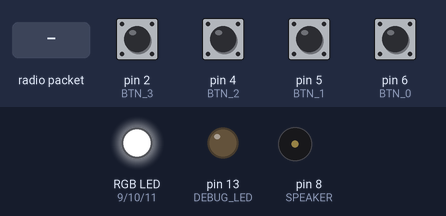
This sketch was run on a simulated Arduino Uno, built with avr-gcc and run on an emulated ATmega328P. Parts: an RGB LED mixed from three pins (HIGH = lit), output pins drawn as LEDs (lit = HIGH), buzzer (waves = sounding, pin HIGH). The test bench sets the inputs (shaded band); at power-on: pin 2 (BTN_3), pin 4 (BTN_2), pin 5 (BTN_1), pin 6 (BTN_0) HIGH. No radio packets arrive unless stated.

Above: at 1.2 s.
1.3 s: pin 4 (BTN_2) pulled LOW for 0.15 s
At 1.37 s:
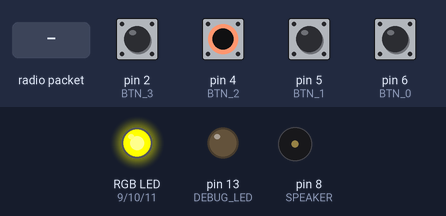
2.9 s: pin 5 (BTN_1) pulled LOW for 0.15 s
At 2.97 s:
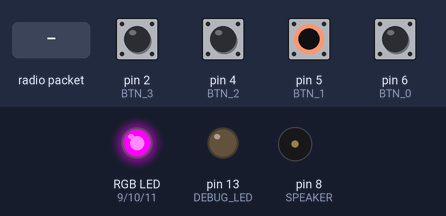
4.5 s: pin 6 (BTN_0) pulled LOW for 0.15 s
At 4.57 s:
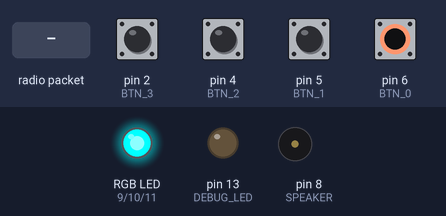
6.1 s: radio packet "1" arrives
At 6.5 s:
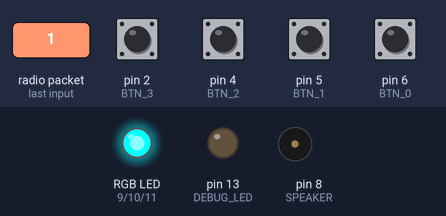
7.6 s: radio packet "0" arrives
At 8.8 s:
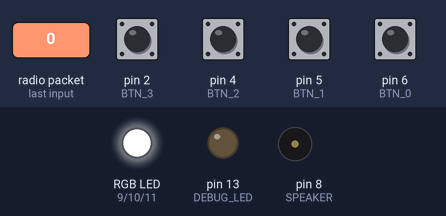
9.1 s: pin 4 (BTN_2) driven LOW and pin 5 (BTN_1) driven LOW
At 10.0 s:
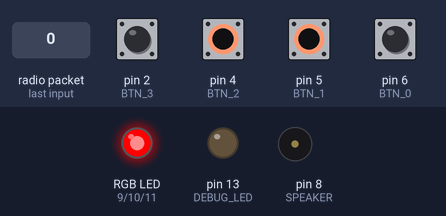
Timing chart, 0 to 11.6 s (numbered marks = the images above; inputs shaded):
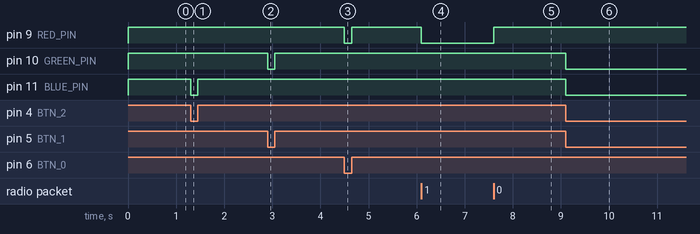

The sketch:

meshkristall.ino
```cpp
#include <VirtualWire.h>

#define DEBUG_LED 13
#define RED_PIN 9
#define GREEN_PIN 10
#define BLUE_PIN 11

#define TX_PIN 3
#define RX_PIN 12
#define TX_EN_PIN 7

#define BTN_0 6 // PCINT22
#define BTN_1 5 // PCINT21
#define BTN_2 4 // PCINT20
#define BTN_3 2 // PCINT18
#define SPEAKER 8


//-----------------------------
#define TX_PIN 3
#define RX_PIN 12
#define TX_EN_PIN 7
//-----------------------------

void setup() {
    // LED
    pinMode(DEBUG_LED, OUTPUT);
    pinMode(RED_PIN, OUTPUT);
    pinMode(GREEN_PIN, OUTPUT);
    pinMode(BLUE_PIN, OUTPUT);
    pinMode(SPEAKER, OUTPUT);

    set_rgb(0, 0, 0);
    digitalWrite(DEBUG_LED, LOW);

    // Buttons
    pinMode(BTN_0, INPUT);
    pinMode(BTN_1, INPUT);
    pinMode(BTN_2, INPUT);
    pinMode(BTN_3, INPUT);


    // Enable Pin Change Interrupts for Buttons
    cli();
    PCMSK2 |= _BV(PCINT22) | _BV(PCINT21) | _BV(PCINT20) | _BV(PCINT18);
    PCICR  |= _BV(PCIE2);

    // Initialise the IO and ISR
    vw_set_tx_pin(TX_PIN);
    vw_set_rx_pin(RX_PIN);
    vw_set_ptt_pin(TX_EN_PIN);
    vw_set_ptt_inverted(false); // Required for DR3100
    vw_setup(300);   // Bits per sec

    vw_rx_start();       // Start the receiver PLL running
    sei();
}

bool data_available = false;
uint8_t data = 0;
void loop() {

  if(data_available) {
    vw_send(&data, 1);
    delay(10);
    vw_send(&data, 1);
    data_available = false;
  }
  else {
    recieve();
  }
}

void recieve() {
    uint8_t buf[VW_MAX_MESSAGE_LEN];
    uint8_t buflen = VW_MAX_MESSAGE_LEN;
    if (vw_get_message(buf, &buflen)) // Non-blocking
    {
      set_rgb(
        (buf[0]) & 1,
        (buf[0] >> 1) & 1,
        (buf[0] >> 2) & 1
      );
      // trigger alarm
      digitalWrite(SPEAKER, (buf[0] >> 3) & 1);
    }
}

void set_rgb(uint8_t red, uint8_t green, uint8_t blue) {
  digitalWrite(RED_PIN, !red);
  digitalWrite(GREEN_PIN, !green);
  digitalWrite(BLUE_PIN, !blue);
}


ISR (PCINT2_vect)
{
  uint8_t red = !digitalRead(BTN_0);
  uint8_t green = !digitalRead(BTN_1);
  uint8_t blue = !digitalRead(BTN_2);
  uint8_t alarm = !digitalRead(BTN_3);
  set_rgb(red, green, blue);

  data = (alarm << 3) | (red << 2) | (green << 1) | blue;
  data_available = true;
}
```

Measured:
- after the input at 1.3 s, pin 11 (BLUE_PIN): HIGH → LOW at once, → HIGH 0.15 s later
- after the input at 2.9 s, pin 10 (GREEN_PIN): HIGH → LOW at once, → HIGH 0.15 s later
- after the input at 4.5 s, pin 9 (RED_PIN): HIGH → LOW at once, → HIGH 0.15 s later
- after the input at 6.1 s, pin 9 (RED_PIN): HIGH → LOW at once
- after the input at 7.6 s, pin 9 (RED_PIN): LOW → HIGH at once
- after the input at 9.1 s, pin 10 (GREEN_PIN), pin 11 (BLUE_PIN): HIGH → LOW at once
